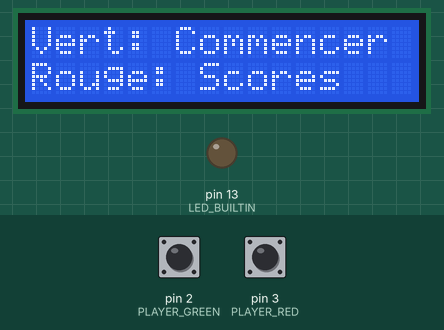
This program was run on a simulated Arduino Uno, built with avr-gcc and run on an emulated ATmega328P. On the bench: 16×2 character LCD, output pins drawn as LEDs (lit = HIGH). Inputs (shaded band) come from the test bench; at power-on: pin 2 (PLAYER_GREEN) HIGH, pin 3 (PLAYER_RED) HIGH. Random numbers use the default seed unless the program sets one.

Above: at 1.2 s.
1.3 s: pin 2 (PLAYER_GREEN) pulled LOW for 0.15 s
At 2.3 s:
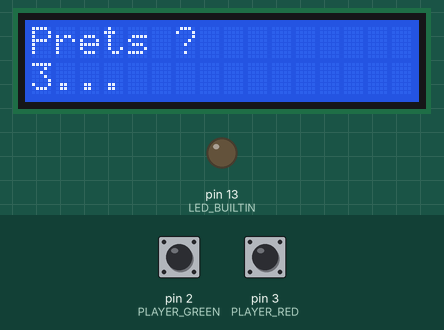
3.4 s: pin 3 (PLAYER_RED) pulled LOW for 3.2 s
At 5.7 s:
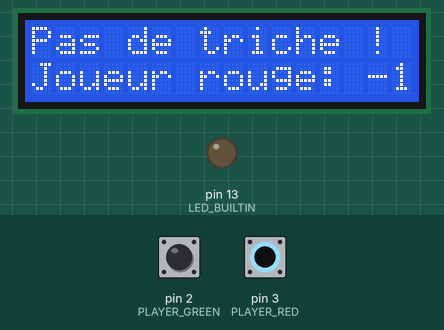
9.6 s: pin 2 (PLAYER_GREEN) pulled LOW for 3.2 s
At 15.57 s:
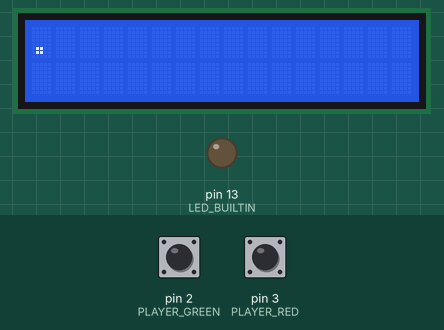
15.8 s: pin 2 (PLAYER_GREEN) pulled LOW for 1 s
At 16.3 s:
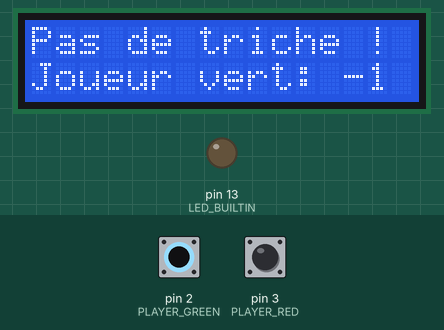
Timing chart, 0 to 18.8 s (numbered marks = the images above; inputs shaded):
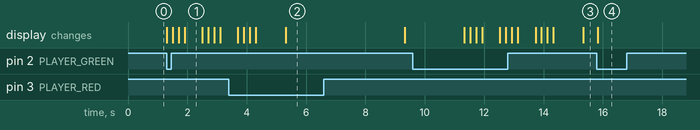

The program:

main.cpp
```cpp
#include <Arduino.h>
#include <LiquidCrystal.h>
#include <main.h>

#define LCD_COLS 16
#define LCD_ROWS 2

#define PLAYER_GREEN 2
#define PLAYER_RED 3
#define TIE 1

LiquidCrystal lcd(9, 8, 4, 5, 6, 7);
int scoreGreen = 0;
int scoreRed = 0;

void setup() {
    pinMode(LED_BUILTIN, OUTPUT);
    digitalWrite(LED_BUILTIN, LOW);
    pinMode(PLAYER_GREEN, INPUT_PULLUP);
    pinMode(PLAYER_RED, INPUT_PULLUP);
    randomSeed(analogRead(0));
    lcd.begin(LCD_COLS, LCD_ROWS);
}

void loop() {
    waitForReady();
    displayCountdown();
    delay(1000);
    byte randomWait = random(6, 32);
    byte cheating = 0;
    lcd.clear();
    for (byte i = 0; i < randomWait; i++) {
        if (i == LCD_COLS) {
            lcdSecondLine();
        }
        lcd.print(".");

        cheating = isCheating();
        if (cheating) {
            break;
        }
    }
    lcd.clear();
    if (cheating) {
        lcd.print("Pas de triche !");
        lcdSecondLine();
        if (cheating == PLAYER_GREEN) {
            lcd.print("Joueur vert: -1");
            scoreGreen -= 1;
        }
        else if (cheating == PLAYER_RED) {
            lcd.print("Joueur rouge: -1");
            scoreRed -= 1;
        }
        else {
            lcd.print("Joueurs : -1");
            scoreGreen -= 1;
            scoreRed -= 1;
        }
    }
    else {
        lcd.print("Maintenant !");

        const byte winner = computeWinner();
        lcd.clear();
        if (winner == PLAYER_GREEN) {
            lcd.print("Bravo joueur");
            lcdSecondLine();
            lcd.print("vert !");
            scoreGreen += 1;
        }
        else if (winner == PLAYER_RED) {
            lcd.print("Bravo joueur");
            lcd.print("rouge !");
            scoreRed += 1;
        }
        else {
            lcd.print("Egalite");
        }
    }
    delay(4000);
    printScore();
}

void displayCountdown() {
    lcd.clear();
    lcd.print("Prets ?");
    lcdSecondLine();
    displayDigit("3");
    delay(600);
    displayDigit("2");
    delay(600);
    displayDigit("1");
}

void displayDigit(const char *digit) {
    lcd.print(digit);
    for (byte i = 0; i < 3; i++) {
        delay(200);
        lcd.print(".");
    }
    lcd.print(" ");
}

byte computeWinner() {
    int playerGreen = digitalRead(PLAYER_GREEN);
    int playerRed = digitalRead(PLAYER_RED);
    while (playerGreen == HIGH && playerRed == HIGH) {
        // Wait for a button press
        playerGreen = digitalRead(PLAYER_GREEN);
        playerRed = digitalRead(PLAYER_RED);
    }
    if (playerGreen == LOW && playerRed == HIGH) {
        return PLAYER_GREEN;
    }
    if (playerGreen == HIGH && playerRed == LOW) {
        return PLAYER_RED;
    }
    else {
        return TIE;
    }
}

byte isCheating() {
    int playerGreen = digitalRead(PLAYER_GREEN);
    int playerRed = digitalRead(PLAYER_RED);
    int timer = 0;
    int maxTimer = 500;
    while (timer < maxTimer && playerGreen == HIGH && playerRed == HIGH) {
        // Wait for a button press
        playerGreen = digitalRead(PLAYER_GREEN);
        playerRed = digitalRead(PLAYER_RED);
        timer += 10;
        delay(10);
    }
    if (playerGreen == LOW && playerRed == HIGH) {
        return PLAYER_GREEN;
    }
    else if (playerGreen == HIGH && playerRed == LOW) {
        return PLAYER_RED;
    }
    else if (playerGreen == LOW && playerRed == LOW) {
        return TIE;
    }
    else {
        return 0;
    }
}

void lcdSecondLine() {
    lcd.setCursor(0, 1);
}

void printScore() {
    lcd.clear();
    lcd.print("Vert: ");
    lcd.print(scoreGreen);
    lcdSecondLine();
    lcd.print("Rouge: ");
    lcd.print(scoreRed);
    delay(2000);
}

void waitForReady() {
    lcd.clear();
    lcd.print("Vert: Commencer");
    lcdSecondLine();
    lcd.print("Rouge: Scores");

    int playerGreen = digitalRead(PLAYER_GREEN);
    int playerRed = digitalRead(PLAYER_RED);
    while (playerGreen == HIGH && playerRed == HIGH) {
        // Wait for a button press
        playerGreen = digitalRead(PLAYER_GREEN);
        playerRed = digitalRead(PLAYER_RED);
    }

    if (playerRed == LOW) {
        printScore();
        waitForReady();
    }
}
```

main.h
```cpp
//
// Created by Gabriel Augendre on 28/04/2021.
//

#ifndef FASTEST_PRESSER_MAIN_H
#define FASTEST_PRESSER_MAIN_H

void displayCountdown();
void displayDigit(const char *digit);
byte computeWinner();
byte isCheating();
void lcdSecondLine();
void printScore();
void waitForReady();

#endif //FASTEST_PRESSER_MAIN_H
```

Measured:
- after the input at 1.3 s, the display: first changes at once (image 1 shows a later state)
- what the display in image 1 shows lasts 0.6 s, from 1.9 s to 2.5 s
